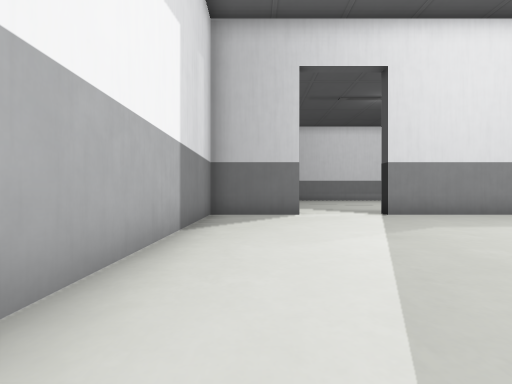
view 1 (above)

19 first-person views from a walk through a Unity game level. The camera is 1.3 m above the floor, looks level and sees 90° across. The floor is counted in squares, 2 m on a side. Each view is taken from the middle of a square. On the plan, view 1 faces up. The plan holds only what a view shows up to about 9 squares ahead; the rest is blank. The place goes on beyond the plan. The player character is not drawn. Some animated figures are left out.

view 2
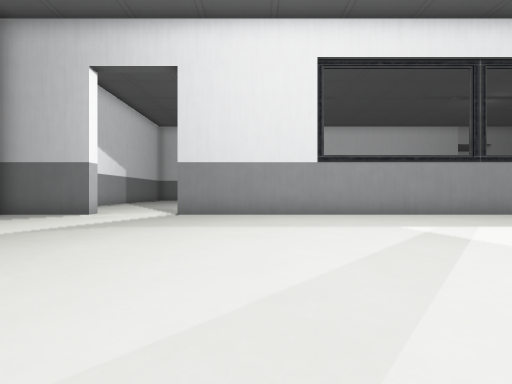

view 3
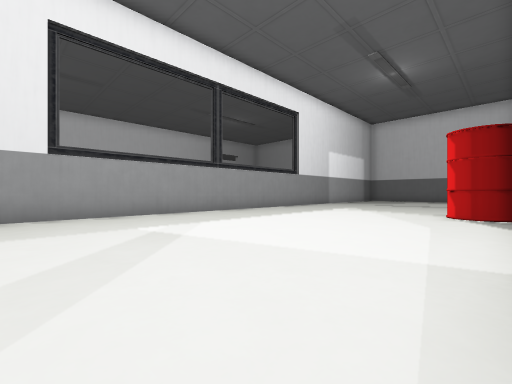

view 4
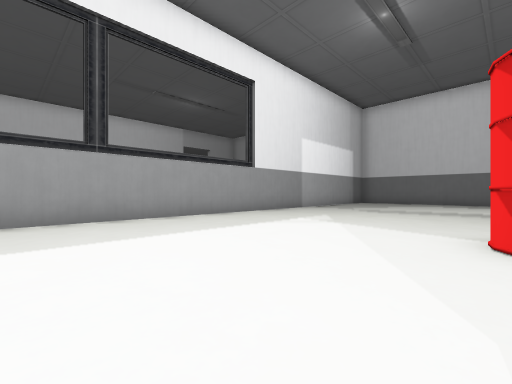

view 5
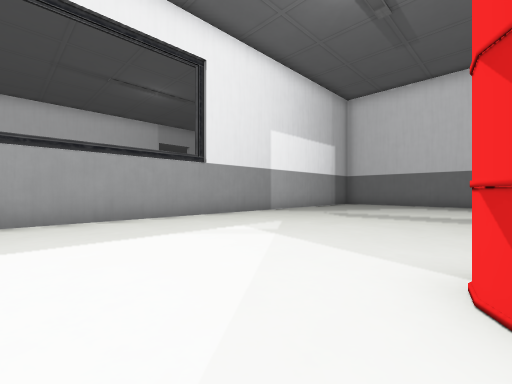

view 6
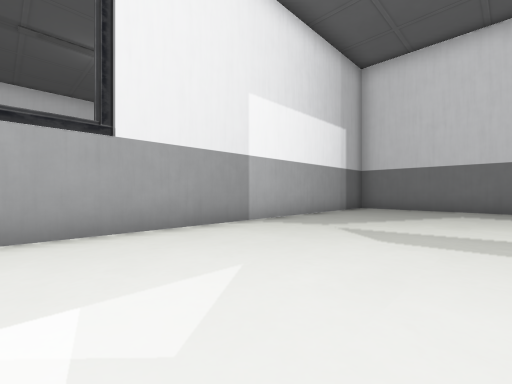

view 7
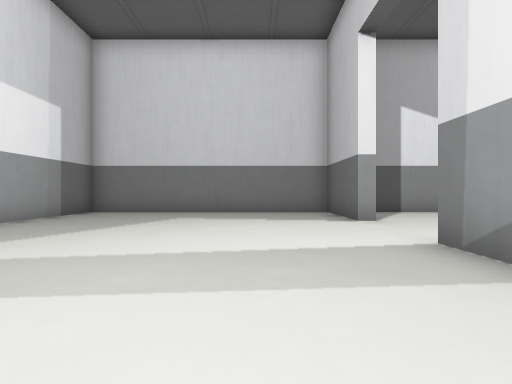

view 8
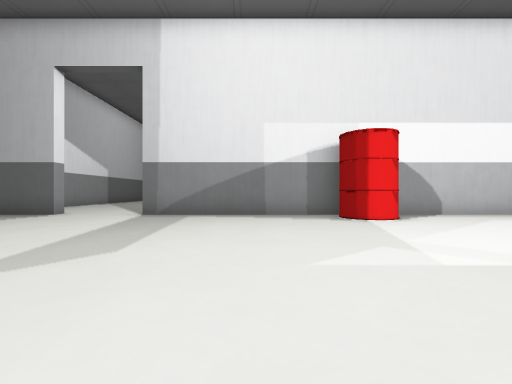

view 9
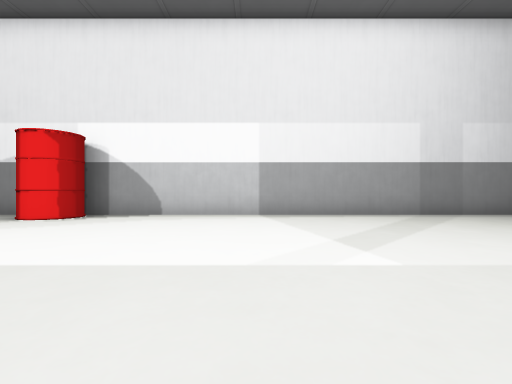

view 10
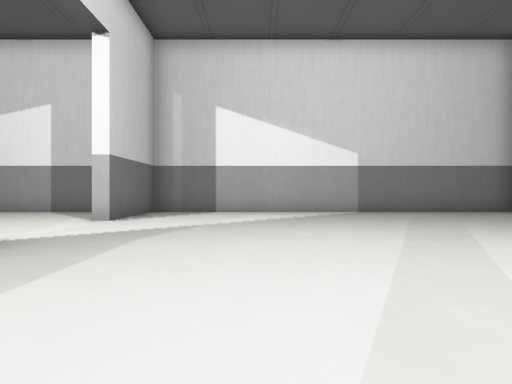

view 11
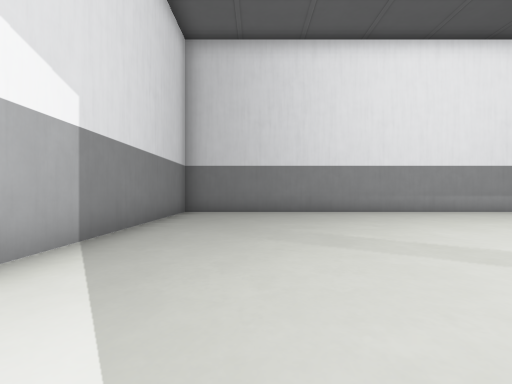

view 12
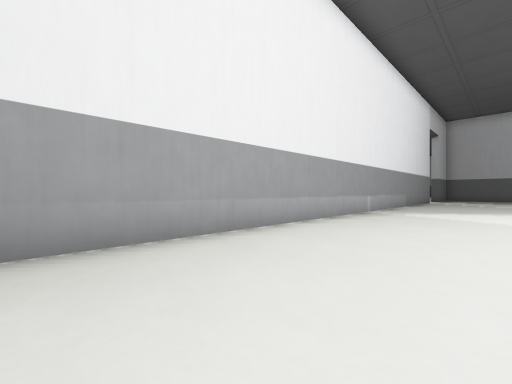

view 13
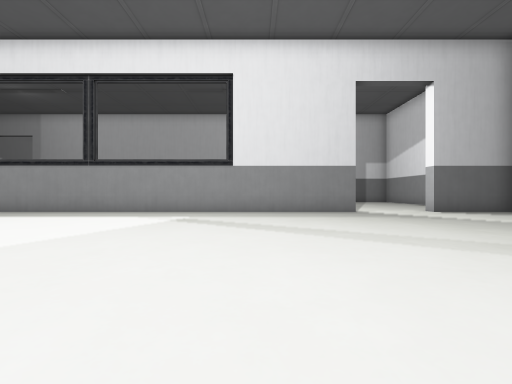

view 14
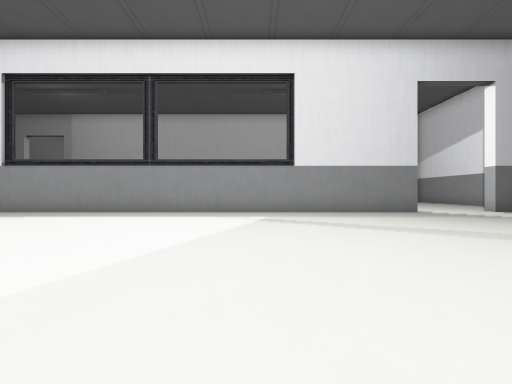

view 15
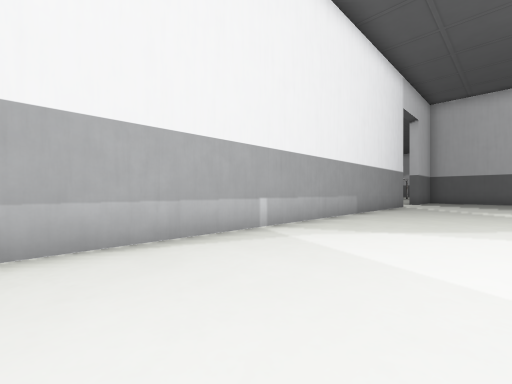

view 16
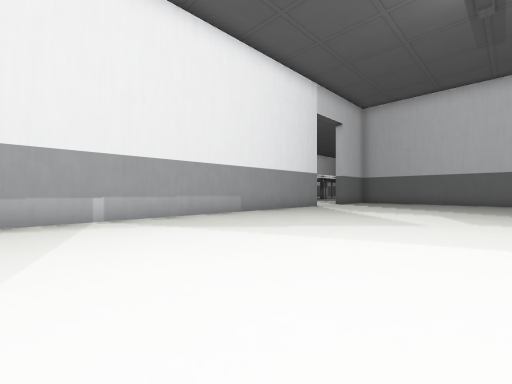

view 17
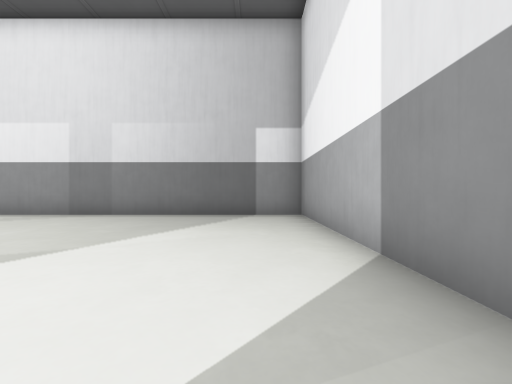

view 18
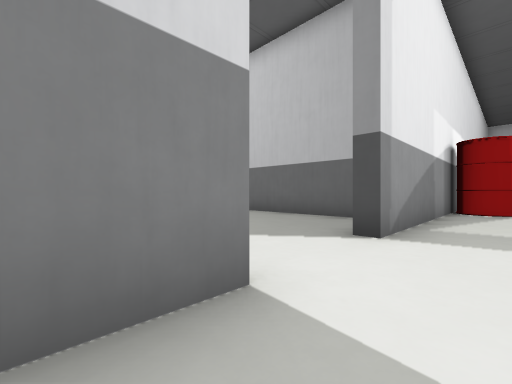

view 19
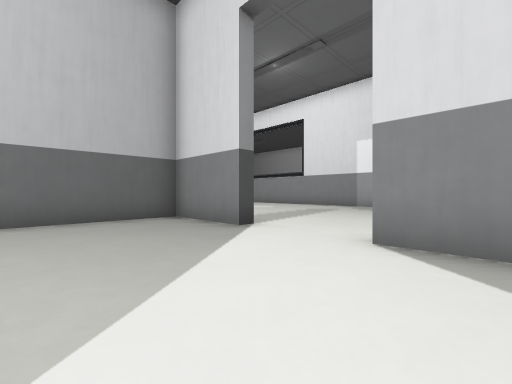

### Floor plan
Points are (right, up) in squares from view 1. A wall is a line through its corners. A room is listed if a view was taken in it or the views show most of it. See-through windows are left out.
Room 1 (views 1, 2, 3, 4, 5, 6, 7, 8, 9, 17, 18)
walls: (15.8, -0.3) (21.2, -0.3); (1.2, 7.7) (1.2, 7.3) (-1.4, 7.3); (23.8, -0.7) (23.8, -0.3) (26.3, -0.3) (26.3, 7.3) (3.8, 7.3); (-1.3, 7.9) (-1.3, -0.3) (14.2, -0.3)
ways out: opening at (2.5, 8) to room 2; opening at (22.5, 0) to room 3
objects: other object (15, 0) to (15, 1)
Room 2 (views 10, 11, 12, 13, 14, 15, 16)
walls: (18.5, 19.3) (-1.3, 19.3) (-1.3, 7.9); (3.8, 7.3) (3.8, 7.7) (17.4, 7.7); (-1.4, 7.7) (1.2, 7.7)
ways out: opening at (2.5, 8) to room 1
Room 3 (view 19)
walls: (21.2, -0.3) (21.2, -0.7) (18.7, -0.7) (18.7, -4.5); (25, -0.7) (23.8, -0.7); (26.3, -4) (26.3, -1.9)
ways out: opening at (22.5, 0) to room 1

Positions as (right, up) in squares from view 1, and headings:
1: (0, 0), facing up
2: (6, 0), facing up
3: (7, 0), facing up-right
4: (11, 1), facing up-right
5: (13, 1), facing up-right
6: (16, 3), facing up-right
7: (18, 2), facing right
8: (18, 7), facing down
9: (10, 7), facing down
10: (7, 11), facing left
11: (1, 11), facing up
12: (4, 16), facing up-right
13: (7, 16), facing down
14: (9, 16), facing down
15: (9, 16), facing up-right
16: (11, 13), facing up-right
17: (0, 7), facing down
18: (25, 1), facing down-left
19: (25, -4), facing up-left
